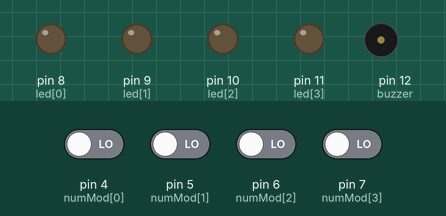
The sketch below on a simulated Arduino Uno, built with avr-gcc and run on an emulated ATmega328P. Shown: output pins drawn as LEDs (lit = HIGH), buzzer (waves = sounding). The inputs (shaded band) are chosen by the test bench; at power-on: pin 4 (numMod[0]), pin 5 (numMod[1]), pin 6 (numMod[2]), pin 7 (numMod[3]) LOW.

Above: at 1.2 s.
1.3 s: pin 4 (numMod[0]) driven HIGH
At 2.4 s:
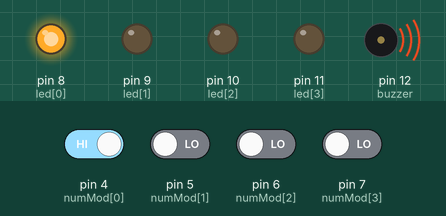
2.8 s: pin 5 (numMod[1]) driven HIGH
At 3.5 s:
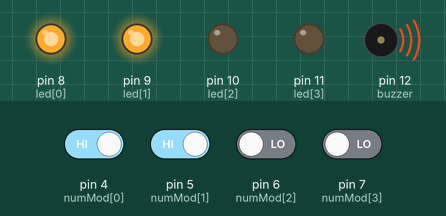
4.3 s: pin 6 (numMod[2]) driven HIGH
At 4.7 s:
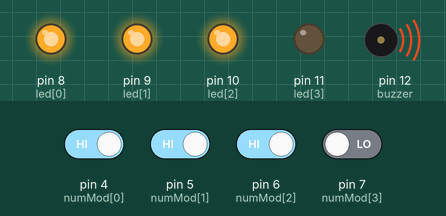
5.8 s: pin 7 (numMod[3]) driven HIGH
At 7.0 s:
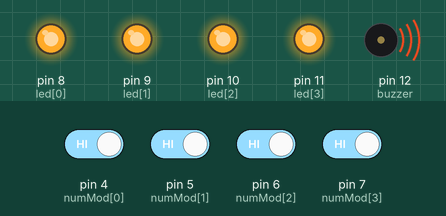
7.3 s: pin 4 (numMod[0]) driven LOW
At 8.2 s:
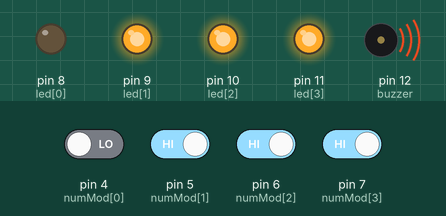
8.8 s: pin 5 (numMod[1]) driven LOW
At 9.3 s:
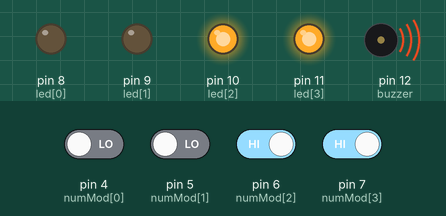
Timing chart, 0 to 11.3 s (numbered marks = the images above; inputs shaded):
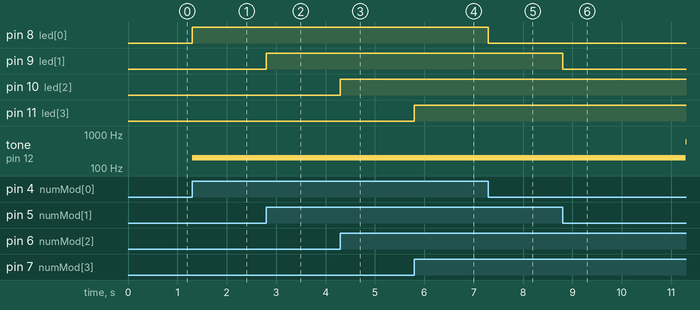

The sketch:

numMod.ino
```cpp
int numMod[] = {4, 5, 6, 7};
int led[] = {8, 9, 10, 11};
int buzzer = 12;
int i;

void setup() {
  for (i = 0; i < 4; i++) {
    pinMode(numMod[i], INPUT);
    pinMode(led[i], OUTPUT);
  }
  pinMode(buzzer, OUTPUT);
}

void loop() {
  for (i = 0; i < 4; i++) {
    if (digitalRead(numMod[i]) == 1) {
      digitalWrite(led[i], 1);
      tone(buzzer, 200 * (i + 1), 5);
    }
    else {
      digitalWrite(led[i], 0);
    }
  }
}
```

Measured:
- after the input at 1.3 s, pin 8 (led[0]): LOW → HIGH at once; tone on pin 12 (buzzer): silent → 200 Hz at once
- after the input at 2.8 s, pin 9 (led[1]): LOW → HIGH at once
- after the input at 4.3 s, pin 10 (led[2]): LOW → HIGH at once
- after the input at 5.8 s, pin 11 (led[3]): LOW → HIGH at once; tone on pin 12 (buzzer): stays 200 Hz (without the input it goes to 400 Hz after 1.5 s)
- after the input at 7.3 s, pin 8 (led[0]): HIGH → LOW at once; tone on pin 12 (buzzer): stays 200 Hz (without the input it goes to 800 Hz after 1.5 s)
- after the input at 8.8 s, pin 9 (led[1]): HIGH → LOW at once; tone on pin 12 (buzzer): stays 200 Hz (without the input it goes to 800 Hz after 2.0 s)
